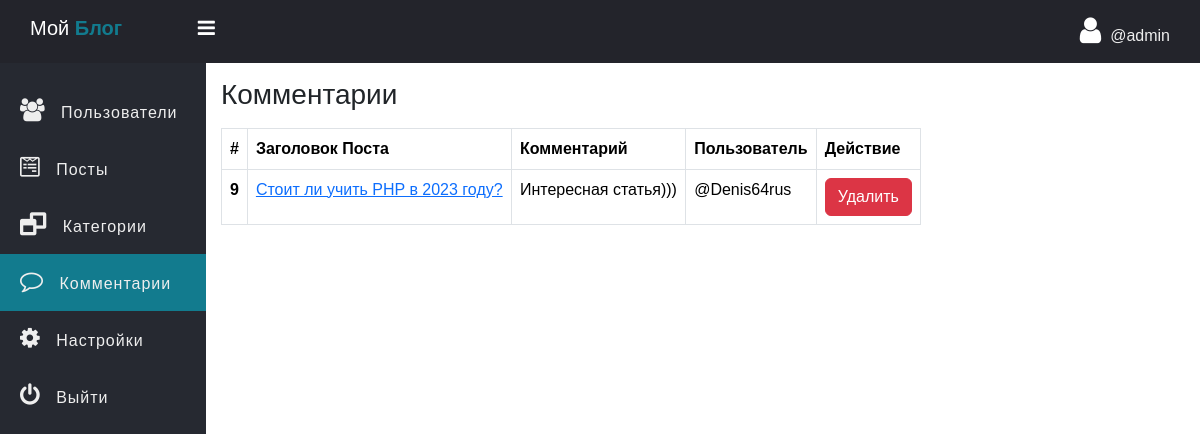
Page /admin/comment.php (signed in) on the committed database.
### tables this page shows
CREATE TABLE `comment` (
  `comment_id` int NOT NULL,
  `comment` varchar(255) NOT NULL,
  `user_id` int NOT NULL,
  `post_id` int NOT NULL,
  `crated_at` datetime NOT NULL DEFAULT CURRENT_TIMESTAMP
);

CREATE TABLE `post` (
  `post_id` int NOT NULL,
  `post_title` varchar(127) NOT NULL,
  `post_text` text NOT NULL,
  `category` int NOT NULL,
  `publish` int NOT NULL DEFAULT '1',
  `cover_url` varchar(255) NOT NULL DEFAULT 'default.jpg',
  `crated_at` datetime NOT NULL DEFAULT CURRENT_TIMESTAMP
);

CREATE TABLE `users` (
  `id` int NOT NULL,
  `fname` varchar(255) NOT NULL,
  `username` varchar(255) NOT NULL,
  `password` varchar(255) NOT NULL
);

### admin/data/comment.php (called while the page is built, shortened)
<?php
function getAllComment($conn) {
	$sql = "SELECT * FROM comment";
	$stmt = $conn->prepare($sql);
	$stmt->execute();
	if($stmt->rowCount() >= 1){
		$data = $stmt->fetchAll();
		return $data;
	}else {
		return 0;
	}
}

### admin/data/post.php (called while the page is built, shortened)
<?php
function getByIdDeep($conn, $id) {
	$sql = "SELECT * FROM post WHERE post_id=?";
	$stmt = $conn->prepare($sql);
	$stmt->execute([$id]);
	if($stmt->rowCount() >= 1){
		$data = $stmt->fetch();
		return $data;
	}else {
		return 0;
	}
}
function getUserByID($conn, $id) {
	$sql = "SELECT id, fname, username FROM users WHERE id=?";
	$stmt = $conn->prepare($sql);
	$stmt->execute([$id]);
	if($stmt->rowCount() >= 1){
		$data = $stmt->fetch();
		return $data;
	}else {
		return 0;
	}
}

### admin/comment.php (the view, shortened to what this page needs)
<?php
if (isset($_SESSION['admin_id']) && isset($_SESSION['username'])) {
 ?>
<!DOCTYPE html>
<html>
<head>
	<link rel="stylesheet" href="https://stackpath.bootstrapcdn.com/font-awesome/4.7.0/css/font-awesome.min.css">
	<link href="https://cdn.jsdelivr.net/npm/bootstrap@5.3.2/dist/css/bootstrap.min.css" rel="stylesheet">
	<link rel="stylesheet" href="../css/side-bar.css">
	<link rel="stylesheet" href="../css/style.css">
</head>
<body>
<?php
	include "inc/side-nav.php";
	include_once("data/comment.php");
	include_once("data/post.php");
	include_once("../db_conn.php");
	$comments = getAllComment($conn);
?>
	<div class="main-table">
		<h3 class="mb-3">Комментарии</h3>
		<?php if ($comments != 0) { ?>
		<table class="table t1 table-bordered">
		 	<thead>
		    	<tr>
		      		<th scope="col">#</th>
		      		<th scope="col">Заголовок Поста</th>
		      		<th scope="col">Комментарий</th>
		      		<th scope="col">Пользователь</th>
		      		<th scope="col">Действие</th>
		    	</tr>
		  	</thead>
		  	<tbody>
		  		<?php foreach ($comments as $comment) {
		  		?>
		    	<tr>
		      		<th scope="row"><?=$comment['comment_id'] ?></th>
				    <td>
				    	<a href="single_post.php?post_id=<?=$comment['post_id']?>">
				    	<?php
				    	$p = getByIdDeep($conn, $comment['post_id']);
				    	echo $p['post_title']; ?></a>
				    </td>
				    <td>
				    	<?=$comment['comment']?>
				    </td>
				    <td>
				    	<?php
				    	$u = getUserByID($conn, $comment['user_id']);
				    	echo '@'.$u['username']; ?>
				    </td>
				     <td>
				     	<a href="comment-delete.php?comment_id=<?=$comment['comment_id'] ?>" class="btn btn-danger">Удалить</a>
				     </td>
		    	</tr>
		    	<?php } ?>
		  	</tbody>
		</table>
		<?php }else{ ?>
			<div class="alert alert-warning">
				Пусто
			</div>
		<?php } ?>
	</div>
	</section>
	</div>
</body>
</html>
<?php }else {
	header("Location: ../admin-login.php");
	exit;
} ?>

### css/side-bar.css (style rules this page uses)
* { padding: 0; margin: 0; box-sizing: border-box; font-family: arial, sans-serif; }

### css/style.css (style rules this page uses)
.main-table { width: 90%; max-width: 700px; }

### rows in the picture
comment: comment_id "9", post.post_title "Стоит ли учить PHP в 2023 году?", comment "Интересная статья)))", user.username "Denis64rus"

### other values in the picture
$_SESSION['username'] "admin"
